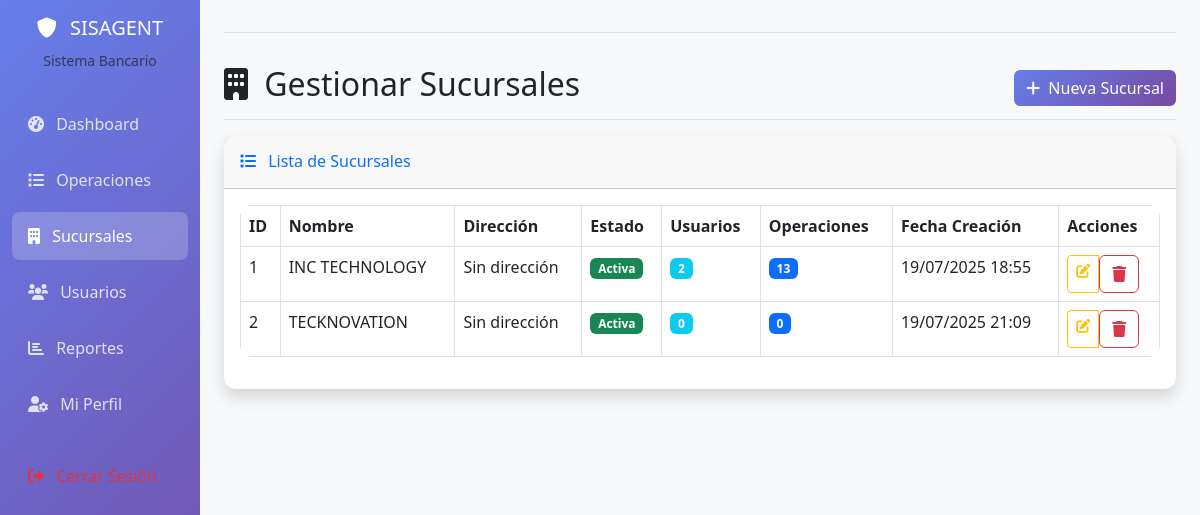
The app's page /admin/sucursales (signed in) with its own data.
### app.py (models this page shows)
class Sucursal(db.Model):
    id = db.Column(db.Integer, primary_key=True)
    nombre = db.Column(db.String(100), nullable=False)
    direccion = db.Column(db.String(200))
    activa = db.Column(db.Boolean, default=True)
    created_at = db.Column(db.DateTime, default=datetime.utcnow)
    usuarios = db.relationship('Usuario', backref='sucursal', lazy=True)
    operaciones = db.relationship('Operacion', backref='sucursal', lazy=True)

### app.py (the view)
@app.route('/admin/sucursales')
@login_required
def admin_sucursales():
    if not current_user.es_admin:
        flash('Acceso denegado', 'error')
        return redirect(url_for('dashboard'))
    sucursales = Sucursal.query.all()
    return render_template('admin_sucursales.html', sucursales=sucursales)

### app.py (called while the page is built)
@login_manager.user_loader
def load_user(user_id):
    return Usuario.query.get(int(user_id))

### templates/admin_sucursales.html (shortened to what this page needs)
{% extends "base.html" %}
{% block content %}
<div class="d-flex justify-content-between flex-wrap flex-md-nowrap align-items-center pt-3 pb-2 mb-3 border-bottom">
    <h1 class="h2">
        <i class="fas fa-building me-2"></i>
        Gestionar Sucursales
    </h1>
    <div class="btn-toolbar mb-2 mb-md-0">
        <a href="{{ url_for('crear_sucursal') }}" class="btn btn-primary">
            <i class="fas fa-plus me-1"></i>
            Nueva Sucursal
        </a>
    </div>
</div>
<div class="card shadow mb-4">
    <div class="card-header py-3">
        <h6 class="m-0 font-weight-bold text-primary">
            <i class="fas fa-list me-2"></i>
            Lista de Sucursales
        </h6>
    </div>
    <div class="card-body">
        {% if sucursales %}
        <div class="table-responsive">
            <table class="table table-bordered" width="100%" cellspacing="0">
                <thead>
                    <tr>
                        <th>ID</th>
                        <th>Nombre</th>
                        <th>Dirección</th>
                        <th>Estado</th>
                        <th>Usuarios</th>
                        <th>Operaciones</th>
                        <th>Fecha Creación</th>
                        <th>Acciones</th>
                    </tr>
                </thead>
                <tbody>
                    {% for sucursal in sucursales %}
                    <tr>
                        <td>{{ sucursal.id }}</td>
                        <td class="font-weight-bold">{{ sucursal.nombre }}</td>
                        <td>{{ sucursal.direccion or 'Sin dirección' }}</td>
                        <td>
                            {% if sucursal.activa %}
                            <span class="badge bg-success">Activa</span>
                            {% else %}
                            <span class="badge bg-danger">Inactiva</span>
                            {% endif %}
                        </td>
                        <td>
                            <span class="badge bg-info">{{ sucursal.usuarios|length }}</span>
                        </td>
                        <td>
                            <span class="badge bg-primary">{{ sucursal.operaciones|length }}</span>
                        </td>
                        <td>{{ sucursal.created_at.strftime('%d/%m/%Y %H:%M') }}</td>
                        <td>
                            <div class="btn-group btn-group-sm" role="group">
                                <a href="{{ url_for('editar_sucursal', sucursal_id=sucursal.id) }}"
                                   class="btn btn-outline-warning"
                                   title="Editar">
                                    <i class="fas fa-edit"></i>
                                </a>
                                <form method="POST" action="{{ url_for('eliminar_sucursal', sucursal_id=sucursal.id) }}"
                                      style="display: inline;">
                                    <button type="submit"
                                            class="btn btn-outline-danger"
                                            title="Eliminar"
                                            onclick="return confirm('¿Está seguro de que desea eliminar la sucursal \"{{ sucursal.nombre }}\"? Esta acción no se puede deshacer.')">
                                        <i class="fas fa-trash"></i>
                                    </button>
                                </form>
                            </div>
                        </td>
                    </tr>
                    {% endfor %}
                </tbody>
            </table>
        </div>
        {% endif %}
    </div>
</div>
{% endblock %}

### templates/base.html (shortened to what this page needs)
<!DOCTYPE html>
<html lang="es">
<head>
    <link href="https://cdn.jsdelivr.net/npm/bootstrap@5.3.0/dist/css/bootstrap.min.css" rel="stylesheet">
    <link href="https://cdnjs.cloudflare.com/ajax/libs/font-awesome/6.0.0/css/all.min.css" rel="stylesheet">
</head>
<body>
    {% if current_user.is_authenticated %}
    <div class="container-fluid">
        <div class="row">
            <nav class="col-md-3 col-lg-2 d-md-block bg-dark sidebar collapse">
                <div class="position-sticky pt-3">
                    <div class="text-center mb-4">
                        <h5 class="text-white">
                            <i class="fas fa-shield-alt me-2"></i>
                            SISAGENT
                        </h5>
                        <small class="text-muted">Sistema Bancario</small>
                    </div>
                    <ul class="nav flex-column">
                        {% if current_user.es_admin %}
                        <li class="nav-item">
                            <a class="nav-link {% if request.endpoint == 'admin_dashboard' %}active{% endif %}" href="{{ url_for('admin_dashboard') }}">
                                <i class="fas fa-tachometer-alt me-2"></i>
                                Dashboard
                            </a>
                        </li>
                        <li class="nav-item">
                            <a class="nav-link {% if request.endpoint == 'operaciones' %}active{% endif %}" href="{{ url_for('operaciones') }}">
                                <i class="fas fa-list me-2"></i>
                                Operaciones
                            </a>
                        </li>
                        <li class="nav-item">
                            <a class="nav-link {% if request.endpoint == 'admin_sucursales' %}active{% endif %}" href="{{ url_for('admin_sucursales') }}">
                                <i class="fas fa-building me-2"></i>
                                Sucursales
                            </a>
                        </li>
                        <li class="nav-item">
                            <a class="nav-link {% if request.endpoint == 'admin_usuarios' %}active{% endif %}" href="{{ url_for('admin_usuarios') }}">
                                <i class="fas fa-users me-2"></i>
                                Usuarios
                            </a>
                        </li>
                        <li class="nav-item">
                            <a class="nav-link {% if request.endpoint == 'reportes' %}active{% endif %}" href="{{ url_for('reportes') }}">
                                <i class="fas fa-chart-bar me-2"></i>
                                Reportes
                            </a>
                        </li>
                        <li class="nav-item">
                            <a class="nav-link {% if request.endpoint == 'editar_perfil_admin' %}active{% endif %}" href="{{ url_for('editar_perfil_admin') }}">
                                <i class="fas fa-user-cog me-2"></i>
                                Mi Perfil
                            </a>
                        </li>
                        {% endif %}
                        <li class="nav-item mt-3">
                            <a class="nav-link text-danger" href="{{ url_for('logout') }}">
                                <i class="fas fa-sign-out-alt me-2"></i>
                            </a>
                        </li>
                    </ul>
                </div>
            </nav>
            <main class="col-md-9 ms-sm-auto col-lg-10 px-md-4 main-content">
                <div class="d-flex justify-content-between flex-wrap flex-md-nowrap align-items-center pt-3 pb-2 mb-3 border-bottom">
                </div>
                {% block content %}{% endblock %}
            </main>
        </div>
    </div>
    {% else %}
        {% block auth_content %}{% endblock %}
    {% endif %}
</body>
</html>

### templates/base.html (style rules this page uses)
.sidebar { min-height: 100vh; background: linear-gradient(135deg, #667eea 0%, #764ba2 100%); }
.sidebar .nav-link { color: rgba(255,255,255,0.8); padding: 0.75rem 1rem; border-radius: 0.5rem; margin: 0.25rem 0; }
.sidebar .nav-link.active { background-color: rgba(255,255,255,0.2); color: white; }
.main-content { background-color: #f8f9fa; min-height: 100vh; }
.card { border: none; box-shadow: 0 0.125rem 0.25rem rgba(0, 0, 0, 0.075); border-radius: 0.75rem; }
.btn-primary { background: linear-gradient(135deg, #667eea 0%, #764ba2 100%); border: none; }
.table { border-radius: 0.75rem; overflow: hidden; }

### records on screen
Sucursal: id "1", nombre "INC TECHNOLOGY", direccion "Sin dirección", activa "Activa", usuarios|length "2", operaciones|length "13", created_at "19/07/2025 18:55"
Sucursal: id "2", nombre "TECKNOVATION", direccion "Sin dirección", activa "Activa", usuarios|length "0", operaciones|length "0", created_at "19/07/2025 21:09"
